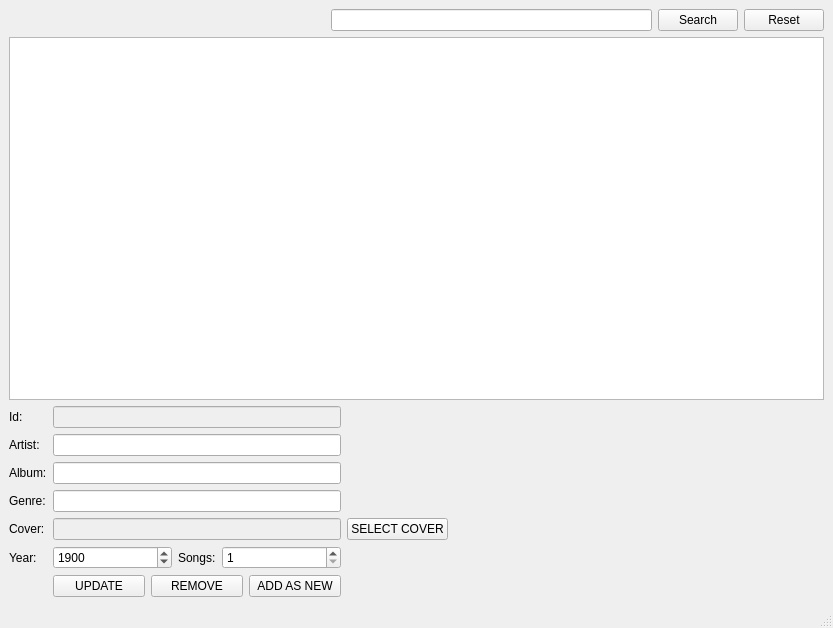
<?xml version="1.0" encoding="UTF-8"?>
<ui version="4.0">
 <class>MainWindow</class>
 <widget class="QMainWindow" name="MainWindow">
  <property name="geometry">
   <rect>
    <x>0</x>
    <y>0</y>
    <width>833</width>
    <height>628</height>
   </rect>
  </property>
  <property name="windowTitle">
   <string>MainWindow</string>
  </property>
  <widget class="QWidget" name="centralwidget">
   <layout class="QVBoxLayout" name="verticalLayout">
    <item>
     <layout class="QHBoxLayout" name="horizontalLayout_3">
      <item>
       <spacer name="horizontalSpacer">
        <property name="orientation">
         <enum>Qt::Horizontal</enum>
        </property>
        <property name="sizeHint" stdset="0">
         <size>
          <width>40</width>
          <height>20</height>
         </size>
        </property>
       </spacer>
      </item>
      <item>
       <widget class="QLineEdit" name="lineEditSearch"/>
      </item>
      <item>
       <widget class="QPushButton" name="pushButtonSearch">
        <property name="text">
         <string>Search</string>
        </property>
       </widget>
      </item>
      <item>
       <widget class="QPushButton" name="pushButtonLoad">
        <property name="text">
         <string>Reset</string>
        </property>
       </widget>
      </item>
     </layout>
    </item>
    <item>
     <widget class="QTableView" name="tableView">
      <property name="editTriggers">
       <set>QAbstractItemView::AnyKeyPressed|QAbstractItemView::DoubleClicked|QAbstractItemView::EditKeyPressed</set>
      </property>
      <property name="selectionMode">
       <enum>QAbstractItemView::SingleSelection</enum>
      </property>
      <property name="selectionBehavior">
       <enum>QAbstractItemView::SelectRows</enum>
      </property>
      <attribute name="horizontalHeaderCascadingSectionResizes">
       <bool>false</bool>
      </attribute>
      <attribute name="verticalHeaderVisible">
       <bool>false</bool>
      </attribute>
     </widget>
    </item>
    <item>
     <layout class="QHBoxLayout" name="horizontalLayout_4" stretch="4,0,3">
      <item>
       <layout class="QGridLayout" name="gridLayout">
        <item row="1" column="1">
         <widget class="QLineEdit" name="lineEditArtist"/>
        </item>
        <item row="5" column="1">
         <layout class="QHBoxLayout" name="horizontalLayout" stretch="1,0,1">
          <item>
           <widget class="QSpinBox" name="spinBoxYear">
            <property name="minimum">
             <number>1400</number>
            </property>
            <property name="maximum">
             <number>9999</number>
            </property>
            <property name="value">
             <number>1900</number>
            </property>
           </widget>
          </item>
          <item>
           <widget class="QLabel" name="labelYear_2">
            <property name="text">
             <string>Songs:</string>
            </property>
           </widget>
          </item>
          <item>
           <widget class="QSpinBox" name="spinBoxSongs">
            <property name="minimum">
             <number>1</number>
            </property>
            <property name="maximum">
             <number>200</number>
            </property>
            <property name="value">
             <number>1</number>
            </property>
           </widget>
          </item>
         </layout>
        </item>
        <item row="4" column="2">
         <widget class="QPushButton" name="pushButton">
          <property name="text">
           <string>SELECT COVER</string>
          </property>
         </widget>
        </item>
        <item row="4" column="1">
         <widget class="QLineEdit" name="lineEditImage">
          <property name="enabled">
           <bool>false</bool>
          </property>
         </widget>
        </item>
        <item row="1" column="0">
         <widget class="QLabel" name="labelArtist">
          <property name="text">
           <string>Artist:</string>
          </property>
         </widget>
        </item>
        <item row="0" column="1">
         <widget class="QLineEdit" name="lineEditId">
          <property name="enabled">
           <bool>false</bool>
          </property>
         </widget>
        </item>
        <item row="2" column="1">
         <widget class="QLineEdit" name="lineEditAlbum"/>
        </item>
        <item row="3" column="1">
         <widget class="QLineEdit" name="lineEditGenre"/>
        </item>
        <item row="3" column="0">
         <widget class="QLabel" name="labelGenre">
          <property name="text">
           <string>Genre:</string>
          </property>
         </widget>
        </item>
        <item row="4" column="0">
         <widget class="QLabel" name="labelImage">
          <property name="text">
           <string>Cover:</string>
          </property>
         </widget>
        </item>
        <item row="2" column="0">
         <widget class="QLabel" name="labelAlbum">
          <property name="text">
           <string>Album:</string>
          </property>
         </widget>
        </item>
        <item row="0" column="0">
         <widget class="QLabel" name="labelId">
          <property name="text">
           <string>Id:</string>
          </property>
         </widget>
        </item>
        <item row="5" column="0">
         <widget class="QLabel" name="labelYear">
          <property name="text">
           <string>Year:</string>
          </property>
         </widget>
        </item>
        <item row="6" column="1">
         <layout class="QHBoxLayout" name="horizontalLayout_2">
          <item>
           <widget class="QPushButton" name="pushButtonUpdate">
            <property name="text">
             <string>UPDATE</string>
            </property>
           </widget>
          </item>
          <item>
           <widget class="QPushButton" name="pushButtonRemove">
            <property name="text">
             <string>REMOVE</string>
            </property>
           </widget>
          </item>
          <item>
           <widget class="QPushButton" name="pushButtonAddNew">
            <property name="text">
             <string>ADD AS NEW</string>
            </property>
           </widget>
          </item>
         </layout>
        </item>
       </layout>
      </item>
      <item>
       <spacer name="horizontalSpacer_2">
        <property name="orientation">
         <enum>Qt::Horizontal</enum>
        </property>
        <property name="sizeHint" stdset="0">
         <size>
          <width>40</width>
          <height>20</height>
         </size>
        </property>
       </spacer>
      </item>
      <item>
       <widget class="QLabel" name="labelShowImage">
        <property name="text">
         <string/>
        </property>
       </widget>
      </item>
     </layout>
    </item>
   </layout>
  </widget>
  <widget class="QMenuBar" name="menubar">
   <property name="geometry">
    <rect>
     <x>0</x>
     <y>0</y>
     <width>833</width>
     <height>20</height>
    </rect>
   </property>
  </widget>
  <widget class="QStatusBar" name="statusbar"/>
 </widget>
 <resources/>
 <connections/>
</ui>
